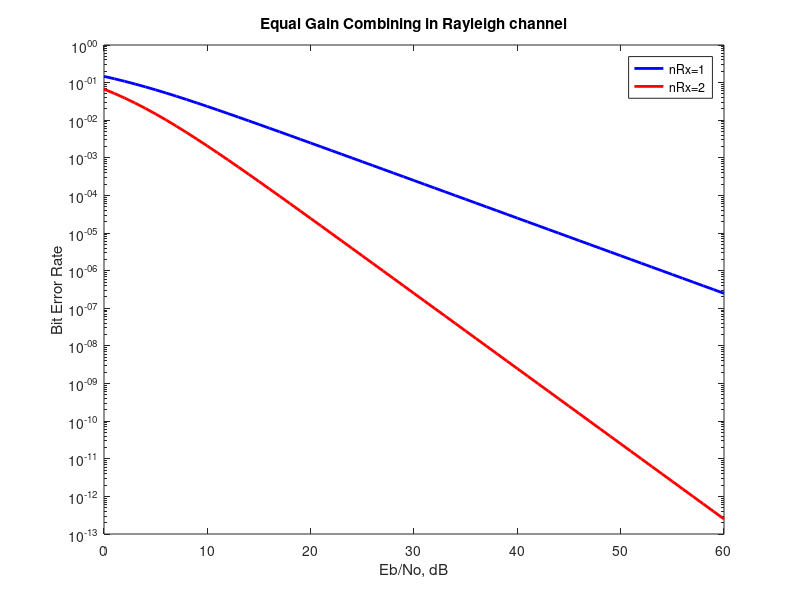

This chart was generated by the following MATLAB code:
% 1) Equal Gain Combining
%
% In Rayleigh Fading Channel:
% CODE:
% Rayleigh fading channel with equal gain combining
clear
N = 10^6; % number of bits or symbols
% Transmitter
ip = rand(1,N)>0.5; % generating 0,1 with equal probability
s = 2*ip-1; % BPSK modulation 0 -> -1; 1 -> 0
nRx = [1 2];
Eb_N0_dB = [0:60]; % multiple Eb/N0 values
for jj = 1:length(nRx)
    for ii = 1:length(Eb_N0_dB)
        n = 1/sqrt(2)*[randn(nRx(jj),N) + j*randn(nRx(jj),N)]; % white gaussian noise, 0dB variance
       
        h = 1/sqrt(2)*[randn(nRx(jj),N) + j*randn(nRx(jj),N)]; % Rayleigh channel
        % Channel and noise Noise addition
        sD = kron(ones(nRx(jj),1),s);
        y = h.*sD + 10^(-Eb_N0_dB(ii)/20)*n;
        % equalization with equal gain combining
        yHat = y.*exp(-j*angle(h)); % removing the phase of the channel
        yHat = sum(yHat,1); % adding values from all the receive chains% receiver - hard decision decoding
        ipHat = real(yHat)>0;
        % counting the errors
        nErr(jj,ii) = size(find([ip- ipHat]),2);
    end
end
simBer = nErr/N; % simulated ber
EbN0Lin = 10.^(Eb_N0_dB/10);
theoryBer_nRx1 = 0.5.*(1-1*(1+1./EbN0Lin).^(-0.5));
theoryBer_nRx2 = 0.5*(1 - sqrt(EbN0Lin.*(EbN0Lin+2))./(EbN0Lin+1) );
% plot
close all
figure
semilogy(Eb_N0_dB,theoryBer_nRx1,'b','LineWidth',2);
hold on
semilogy(Eb_N0_dB,theoryBer_nRx2,'r','LineWidth',2);
% axis([0 35 10^-5 0.5])
% grid on
legend('nRx=1 ', 'nRx=2');%, 'nRx=5 ', 'nRx=10');
xlabel('Eb/No, dB');
ylabel('Bit Error Rate');
title('Equal Gain Combining in Rayleigh channel');